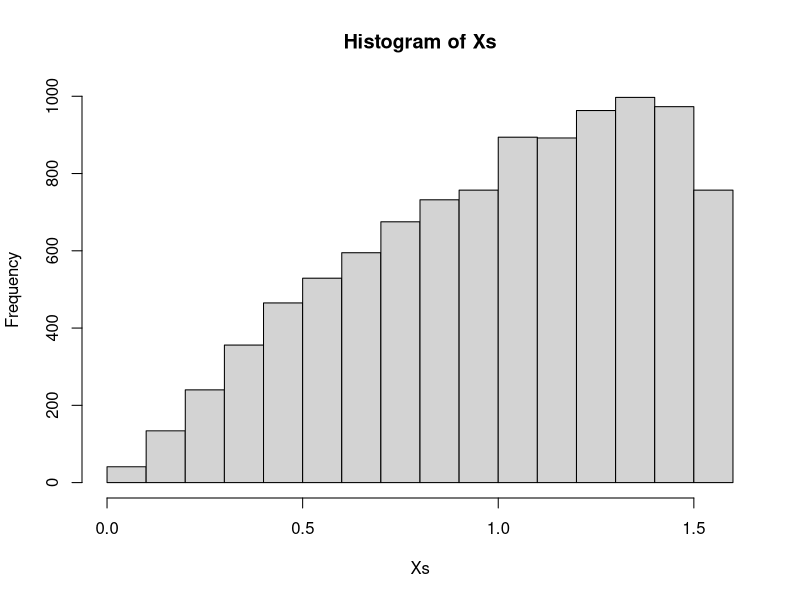
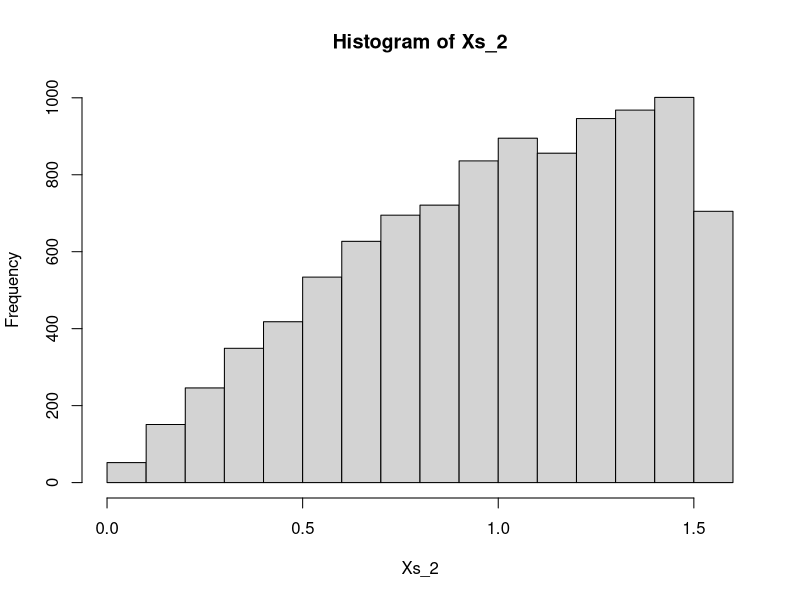
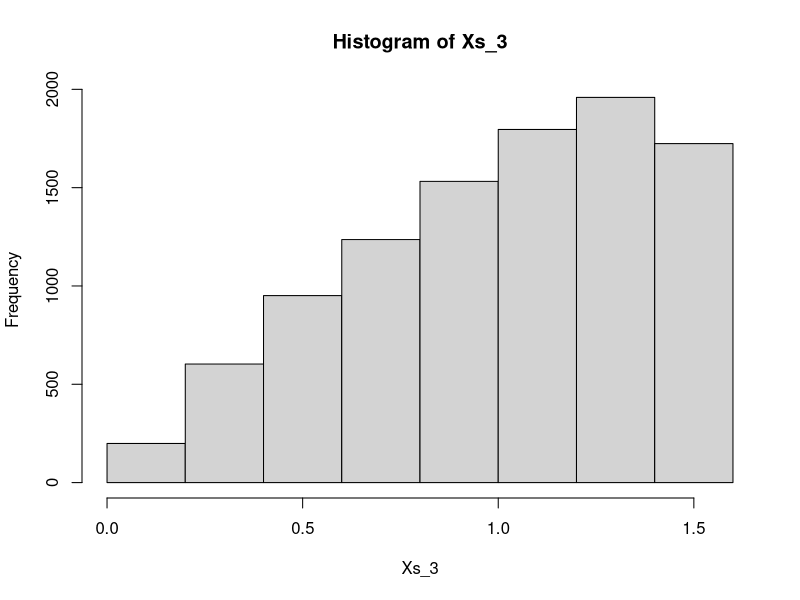
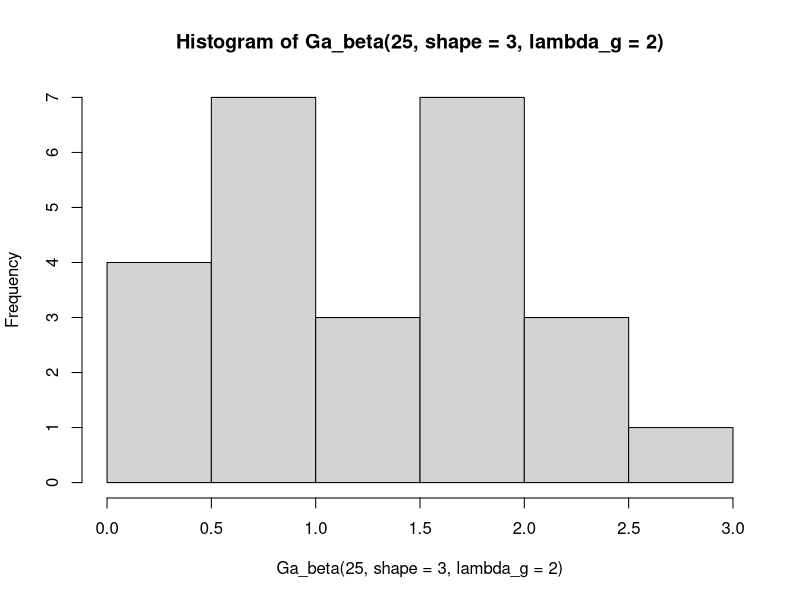
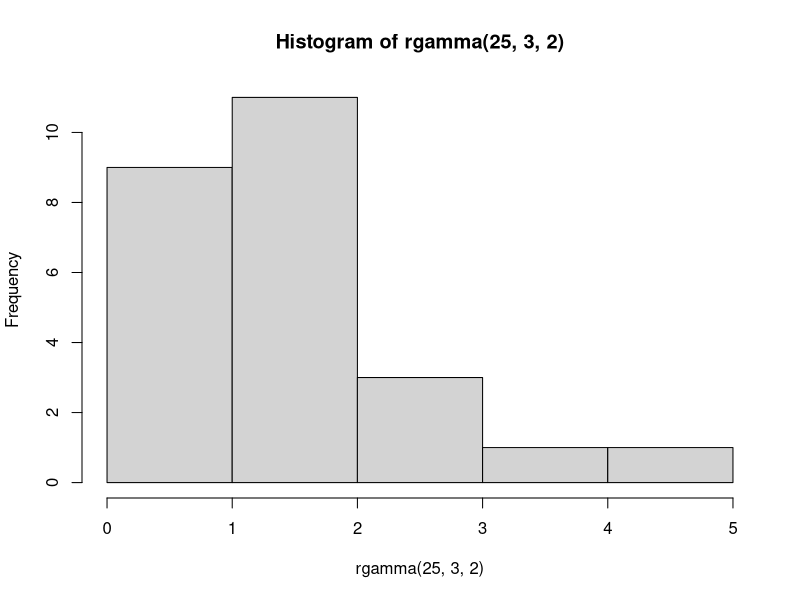

Here is the R script that generated these plots, in order:
## ---- chunk 1
knitr::opts_chunk$set(echo = TRUE)
## ---- chunk 2
# 1) Setup inverse function
FU_inverse <- function(u){
  if (u<0)
  {
    x <- 0
  }
  else if (u> 0 && u < 1) {
  x <- acos(1-u)}
  else{
    x <- 1
  }
  x
}

# 2) do some simulating of instances of X
set.seed(2)
n=10000
Xs <- vector("numeric",n)

for (i in 1:n) {
  u <- runif(1)
  Xs[i] <- FU_inverse(u)
  
}
hist(Xs) #just for fun!


## ---- chunk 3
#Let [a,b]=[0,pi/2], so u~U(0,pi/2) and y~U(0,1)
#Lets simulate or Xs
set.seed(3)
Xs_2 <- vector("numeric",10000)
count <- 0
while(count < 10000){
  x <-  runif(1,0,pi/2)
  y <- runif(1)
  
  if(y < sin(x))
  {
    count <- count+1
    Xs_2[count] <- x}
}
hist(Xs_2)
## ---- chunk 4
#Lets pick our Xs
FU_inverse2 <- function(t){
  if (t<0)
  {
    x <- 0
  }
  else if (t> 0 && t < 1) {
  x <- sqrt(t)*(pi/2)}
  else{
    x <- 1
  }
  x
}
set.seed(2)
Xs_3 <- vector("numeric",10000)
count <- 0
a <- (pi)^2/8 #solve ak=1, our k= 2/pi through calculation.
while(count < 10000){
  x <-  runif(1) # pick an x 
  y <- FU_inverse2(x)
  u <- a*y*runif(1) # u=U(0,ah(y)) 
  
  if(u < sin(y))
  {
    count <- count+1
    Xs_3[count] <- y}
}

hist(Xs_3,10)

## ---- chunk 5
#Analytically, we find that E(X)=1 and Var(X)=pi-3.
#Compare the means:
merr_1 <- 1-mean(Xs)
merr_2 <- 1-mean(Xs_2)
merr_3 <- 1-mean(Xs_3)
#compare variances:
verr_1 <- pi-3-var(Xs)
verr_2 <- pi-3-var(Xs_2)
verr_3 <- pi-3-var(Xs_3)
#lets see
merr_1 
merr_2 
merr_3 
verr_1 
verr_2 
verr_3 

## ---- chunk 6
set.seed(3)
# Lets create our Central limit theorem fuction.
CLT <- function(n){
  U_s <- vector("numeric",12)
  N_s <- vector("numeric",n)
for (t in 1:n){
  
  for(i in 1:12) #add the uniform draws
  {
  U_s[i] <- runif(1)
  }
  U_s
N_s[t] <- (sum(U_s)-6)*sqrt(12)/12 #create a vec of n Norm distribted Ns

}
  N_s
}


# Lets test our function
pretender <- CLT(125)
#pretender #it works!

#Lets see how it measures up to the resident rnorm?
the_og <- vector("numeric",125)
for(i in 125)
{
  the_og[i] <- rnorm(1,mean =0,sd =1)
}
m <- mean(the_og)-mean(pretender)
v <- var(the_og)-var(pretender)
m
v
#hist(pretender)
#hist(the_og)
  

## ---- chunk 7
# We are asked to simulate Ga(3,2). We know that we have to simulate this from exp(2) wich we build ourselves! So lets build.

#1 Build the exp(lambda)
exp_beta <- function(lambda,n)
{
  y <- vector("numeric",n)
 for(i in 1:n)
 {
   y[i] <- -(1/lambda)*log(runif(1)) #our tool from the transformatin method
 }
  y
}

#2 We build Ga()
Ga_beta <- function(n,shape,lambda_g)
{
   G <- vector("numeric",n)
  for(i in 1:n)
  {
    G[i] <- sum(exp_beta(lambda_g,shape))
  }
  G
  }
#3 It's time to test
mean(rgamma(25,3,2))-mean(Ga_beta(25,shape = 3,lambda_g = 3))
var(rgamma(25,3,2))-var(Ga_beta(25,shape = 3,lambda_g = 3))
hist(Ga_beta(25,shape = 3,lambda_g = 2))
hist(rgamma(25,3,2),3)
